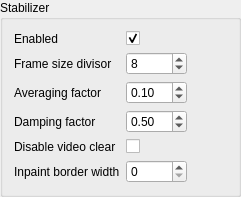
             <widget class="QGroupBox" name="groupBoxStabilizer">
              <property name="sizePolicy">
               <sizepolicy hsizetype="Preferred" vsizetype="Maximum">
                <horstretch>0</horstretch>
                <verstretch>0</verstretch>
               </sizepolicy>
              </property>
              <property name="title">
               <string>Stabilizer</string>
              </property>
              <layout class="QGridLayout" name="gridLayout_5">
               <item row="0" column="0">
                <widget class="QLabel" name="label_11">
                 <property name="sizePolicy">
                  <sizepolicy hsizetype="MinimumExpanding" vsizetype="Preferred">
                   <horstretch>0</horstretch>
                   <verstretch>0</verstretch>
                  </sizepolicy>
                 </property>
                 <property name="minimumSize">
                  <size>
                   <width>0</width>
                   <height>0</height>
                  </size>
                 </property>
                 <property name="maximumSize">
                  <size>
                   <width>110</width>
                   <height>16777215</height>
                  </size>
                 </property>
                 <property name="text">
                  <string>Enabled</string>
                 </property>
                </widget>
               </item>
               <item row="2" column="0">
                <widget class="QLabel" name="label_24">
                 <property name="sizePolicy">
                  <sizepolicy hsizetype="MinimumExpanding" vsizetype="Preferred">
                   <horstretch>0</horstretch>
                   <verstretch>0</verstretch>
                  </sizepolicy>
                 </property>
                 <property name="minimumSize">
                  <size>
                   <width>0</width>
                   <height>0</height>
                  </size>
                 </property>
                 <property name="maximumSize">
                  <size>
                   <width>110</width>
                   <height>16777215</height>
                  </size>
                 </property>
                 <property name="text">
                  <string>Averaging factor</string>
                 </property>
                </widget>
               </item>
               <item row="1" column="0">
                <widget class="QLabel" name="label_14">
                 <property name="sizePolicy">
                  <sizepolicy hsizetype="MinimumExpanding" vsizetype="Preferred">
                   <horstretch>0</horstretch>
                   <verstretch>0</verstretch>
                  </sizepolicy>
                 </property>
                 <property name="minimumSize">
                  <size>
                   <width>0</width>
                   <height>0</height>
                  </size>
                 </property>
                 <property name="maximumSize">
                  <size>
                   <width>110</width>
                   <height>16777215</height>
                  </size>
                 </property>
                 <property name="text">
                  <string>Frame size divisor</string>
                 </property>
                </widget>
               </item>
               <item row="3" column="1">
                <widget class="QDoubleSpinBox" name="doubleSpinBoxStabilizerDampingFactor">
                 <property name="sizePolicy">
                  <sizepolicy hsizetype="MinimumExpanding" vsizetype="Fixed">
                   <horstretch>0</horstretch>
                   <verstretch>0</verstretch>
                  </sizepolicy>
                 </property>
                 <property name="maximumSize">
                  <size>
                   <width>100</width>
                   <height>16777215</height>
                  </size>
                 </property>
                 <property name="toolTip">
                  <string>Decrease to dampen frame movements</string>
                 </property>
                 <property name="maximum">
                  <double>1.000000000000000</double>
                 </property>
                 <property name="singleStep">
                  <double>0.100000000000000</double>
                 </property>
                 <property name="value">
                  <double>0.500000000000000</double>
                 </property>
                </widget>
               </item>
               <item row="1" column="1">
                <widget class="QSpinBox" name="spinBoxStabilizerFrameSizeDivisor">
                 <property name="sizePolicy">
                  <sizepolicy hsizetype="MinimumExpanding" vsizetype="Fixed">
                   <horstretch>0</horstretch>
                   <verstretch>0</verstretch>
                  </sizepolicy>
                 </property>
                 <property name="maximumSize">
                  <size>
                   <width>100</width>
                   <height>16777215</height>
                  </size>
                 </property>
                 <property name="toolTip">
                  <string>Increase to decrease the frame size used for analysis (will be faster)</string>
                 </property>
                 <property name="minimum">
                  <number>1</number>
                 </property>
                 <property name="maximum">
                  <number>99999</number>
                 </property>
                 <property name="value">
                  <number>8</number>
                 </property>
                </widget>
               </item>
               <item row="0" column="1">
                <widget class="QCheckBox" name="checkBoxStabilizerEnabled">
                 <property name="sizePolicy">
                  <sizepolicy hsizetype="MinimumExpanding" vsizetype="Fixed">
                   <horstretch>0</horstretch>
                   <verstretch>0</verstretch>
                  </sizepolicy>
                 </property>
                 <property name="maximumSize">
                  <size>
                   <width>100</width>
                   <height>16777215</height>
                  </size>
                 </property>
                 <property name="toolTip">
                  <string>Whether to enable video stabilization</string>
                 </property>
                 <property name="text">
                  <string/>
                 </property>
                 <property name="checked">
                  <bool>true</bool>
                 </property>
                </widget>
               </item>
               <item row="2" column="1">
                <widget class="QDoubleSpinBox" name="doubleSpinBoxStabilizerAveragingFactor">
                 <property name="sizePolicy">
                  <sizepolicy hsizetype="MinimumExpanding" vsizetype="Fixed">
                   <horstretch>0</horstretch>
                   <verstretch>0</verstretch>
                  </sizepolicy>
                 </property>
                 <property name="maximumSize">
                  <size>
                   <width>100</width>
                   <height>16777215</height>
                  </size>
                 </property>
                 <property name="toolTip">
                  <string>Increase to make centering faster and less effective stabilization</string>
                 </property>
                 <property name="maximum">
                  <double>1.000000000000000</double>
                 </property>
                 <property name="singleStep">
                  <double>0.100000000000000</double>
                 </property>
                 <property name="value">
                  <double>0.100000000000000</double>
                 </property>
                </widget>
               </item>
               <item row="3" column="0">
                <widget class="QLabel" name="label_25">
                 <property name="sizePolicy">
                  <sizepolicy hsizetype="MinimumExpanding" vsizetype="Preferred">
                   <horstretch>0</horstretch>
                   <verstretch>0</verstretch>
                  </sizepolicy>
                 </property>
                 <property name="minimumSize">
                  <size>
                   <width>0</width>
                   <height>0</height>
                  </size>
                 </property>
                 <property name="maximumSize">
                  <size>
                   <width>110</width>
                   <height>16777215</height>
                  </size>
                 </property>
                 <property name="text">
                  <string>Damping factor</string>
                 </property>
                </widget>
               </item>
               <item row="4" column="0">
                <widget class="QLabel" name="label_30">
                 <property name="sizePolicy">
                  <sizepolicy hsizetype="MinimumExpanding" vsizetype="Preferred">
                   <horstretch>0</horstretch>
                   <verstretch>0</verstretch>
                  </sizepolicy>
                 </property>
                 <property name="minimumSize">
                  <size>
                   <width>0</width>
                   <height>0</height>
                  </size>
                 </property>
                 <property name="maximumSize">
                  <size>
                   <width>110</width>
                   <height>16777215</height>
                  </size>
                 </property>
                 <property name="text">
                  <string>Disable video clear</string>
                 </property>
                </widget>
               </item>
               <item row="4" column="1">
                <widget class="QCheckBox" name="checkBoxStabilizerDisableVideoClear">
                 <property name="sizePolicy">
                  <sizepolicy hsizetype="MinimumExpanding" vsizetype="Fixed">
                   <horstretch>0</horstretch>
                   <verstretch>0</verstretch>
                  </sizepolicy>
                 </property>
                 <property name="maximumSize">
                  <size>
                   <width>100</width>
                   <height>16777215</height>
                  </size>
                 </property>
                 <property name="toolTip">
                  <string>Whether to show the info panel (fps and other info)</string>
                 </property>
                 <property name="text">
                  <string/>
                 </property>
                </widget>
               </item>
               <item row="1" column="2">
                <spacer name="horizontalSpacer_3">
                 <property name="orientation">
                  <enum>Qt::Horizontal</enum>
                 </property>
                 <property name="sizeHint" stdset="0">
                  <size>
                   <width>40</width>
                   <height>20</height>
                  </size>
                 </property>
                </spacer>
               </item>
               <item row="5" column="0">
                <widget class="QLabel" name="label_31">
                 <property name="sizePolicy">
                  <sizepolicy hsizetype="MinimumExpanding" vsizetype="Preferred">
                   <horstretch>0</horstretch>
                   <verstretch>0</verstretch>
                  </sizepolicy>
                 </property>
                 <property name="minimumSize">
                  <size>
                   <width>0</width>
                   <height>0</height>
                  </size>
                 </property>
                 <property name="maximumSize">
                  <size>
                   <width>110</width>
                   <height>16777215</height>
                  </size>
                 </property>
                 <property name="text">
                  <string>Inpaint border width</string>
                 </property>
                </widget>
               </item>
               <item row="5" column="1">
                <widget class="QSpinBox" name="spinBoxStabilizerInpaintBorderWidth">
                 <property name="sizePolicy">
                  <sizepolicy hsizetype="MinimumExpanding" vsizetype="Fixed">
                   <horstretch>0</horstretch>
                   <verstretch>0</verstretch>
                  </sizepolicy>
                 </property>
                 <property name="maximumSize">
                  <size>
                   <width>100</width>
                   <height>16777215</height>
                  </size>
                 </property>
                 <property name="toolTip">
                  <string>Increase to decrease the frame size used for analysis (will be faster)</string>
                 </property>
                 <property name="minimum">
                  <number>0</number>
                 </property>
                 <property name="maximum">
                  <number>99999</number>
                 </property>
                 <property name="value">
                  <number>0</number>
                 </property>
                </widget>
               </item>
              </layout>
             </widget>
